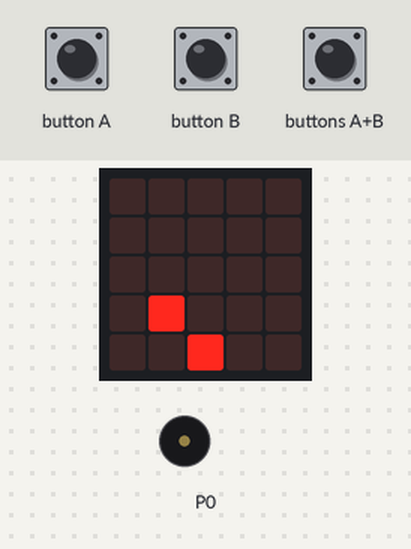
Bench run of a program on a simulated BBC micro:bit (MakeCode). Parts: the board's 5×5 LED display, buzzer (waves = sounding). The test bench sets the inputs (shaded band). Random numbers come from a fixed seed; the short countdown, score and lost-life animations are approximate.

Above: at 1.2 s.
1.3 s: button B pressed for 0.15 s
At 1.9 s:
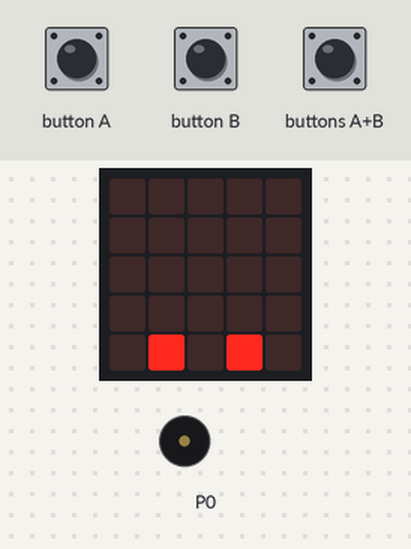
2.0 s: button A pressed for 0.15 s
At 3.3 s:
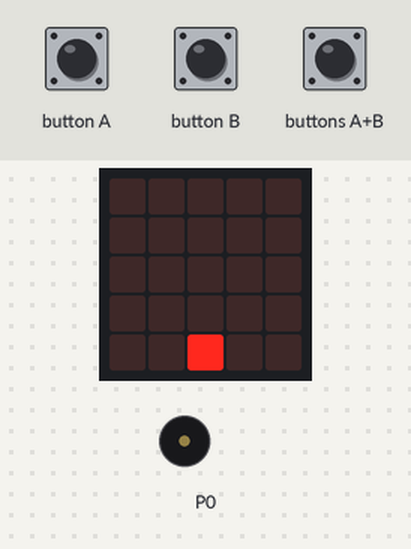
4.2 s: buttons A+B pressed for 0.15 s
At 4.52 s:
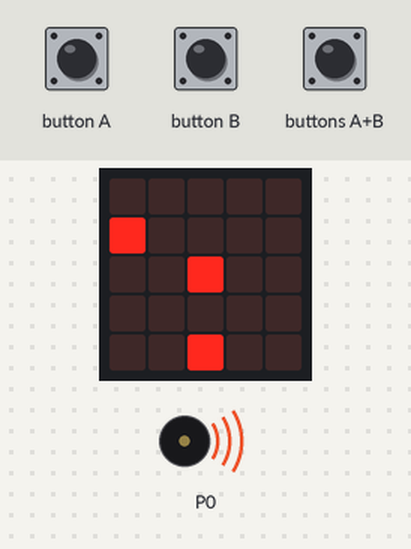
4.9 s: button A pressed for 0.15 s
At 5.53 s:
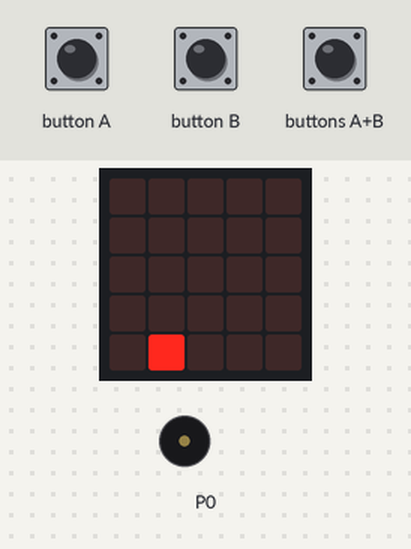
5.6 s: button B pressed for 0.15 s
At 6.1 s:
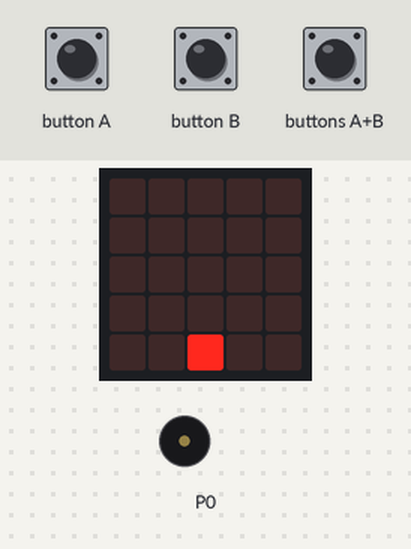
6.3 s: buttons A+B pressed for 0.15 s
At 8.9 s:
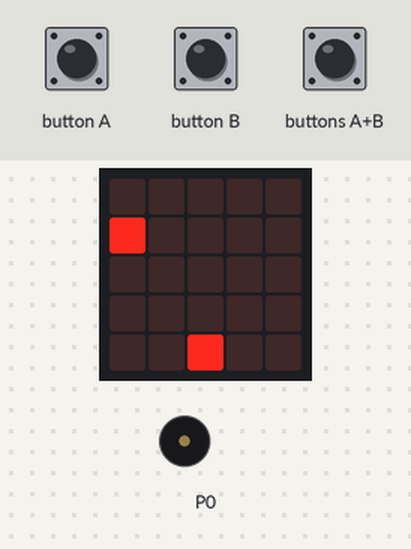
Timing chart, 0 to 10.4 s (numbered marks = the images above; inputs shaded):
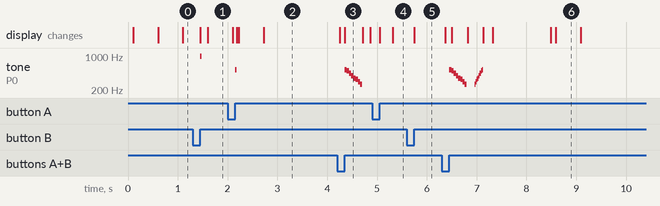

Measured:
- after the input at 1.3 s, tone on P0: silent → 988 Hz after 0.15 s, → silent 0.03 s later
- after the input at 2.0 s, tone on P0: silent → 523 Hz after 0.15 s, → silent 0.03 s later
- after the input at 4.2 s, tone on P0: plays 523 Hz for 0.05 s, 494 Hz for 0.05 s, 440 Hz for 0.05 s, 392 Hz for 0.05 s, 349 Hz for 0.05 s, 330 Hz for 0.05 s … (8 notes in this stretch), starting after 0.15 s
- after the input at 5.6 s, the display: changes after 0.15 s (image 5)
- after the input at 6.3 s, tone on P0: plays 523 Hz for 0.05 s, 494 Hz for 0.05 s, 440 Hz for 0.05 s, 392 Hz for 0.05 s, 349 Hz for 0.05 s, 330 Hz for 0.05 s … (16 notes in this stretch), starting after 0.15 s
- what the display in image 6 shows lasts 0.5 s, from 8.6 s to 9.1 s

The program:

main.ts
```typescript
input.onButtonPressed(Button.A, function () {
    nave.move(-1)
    music.play(music.tonePlayable(523, music.beat(BeatFraction.Sixteenth)), music.PlaybackMode.UntilDone)
})
input.onButtonPressed(Button.AB, function () {
    shoot = game.createSprite(nave.get(LedSpriteProperty.X), nave.get(LedSpriteProperty.X))
    shoot.change(LedSpriteProperty.Brightness, 88)
    music.play(music.stringPlayable("C5 B A G F E D C ", 1500), music.PlaybackMode.UntilDone)
    for (let index = 0; index < 4; index++) {
        shoot.change(LedSpriteProperty.Y, -1)
        basic.pause(150)
        if (shoot.isTouching(enemy)) {
            enemy.delete()
            music.play(music.stringPlayable("C D E F G A B C5 ", 3470), music.PlaybackMode.UntilDone)
            shoot.delete()
            game.addScore(1)
        }
    }
    if (shoot.get(LedSpriteProperty.Y) <= 0) {
        shoot.delete()
    }
})
input.onButtonPressed(Button.B, function () {
    nave.move(1)
    music.play(music.tonePlayable(988, music.beat(BeatFraction.Sixteenth)), music.PlaybackMode.UntilDone)
})
let enemy: game.LedSprite = null
let shoot: game.LedSprite = null
let nave: game.LedSprite = null
nave = game.createSprite(2, 4)
game.setScore(0)
basic.forever(function () {
    enemy = game.createSprite(randint(0, 4), 0)
    enemy.change(LedSpriteProperty.Brightness, 150)
    basic.pause(100)
    enemy.turn(Direction.Right, 90)
    for (let index = 0; index < 4; index++) {
        enemy.move(1)
        basic.pause(500)
        if (enemy.isTouching(nave)) {
            basic.showString("FIM")
            game.gameOver()
        }
        if (enemy.isTouchingEdge()) {
            enemy.delete()
        }
    }
})
```

test.ts
```typescript
// testes vão aqui; isto não será compilado quando este pacote for usado como uma extensão.
```
